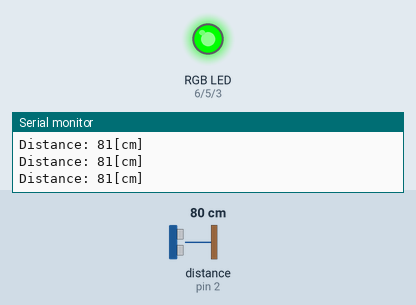
The sketch below on a simulated Arduino Nano, built with avr-gcc and run on an emulated ATmega328P. Parts: an RGB LED mixed from three pins (HIGH = lit), the last lines printed to the serial monitor. Inputs (shaded band) come from the test bench; at power-on: distance to the obstacle (sensor on pin 2) 80 cm. The echo pulse lasts 58.3 µs per cm.

Above: at 1.2 s.
1.3 s: distance to the obstacle (sensor on pin 2) set to 23 cm
4.3 s: distance to the obstacle (sensor on pin 2) set to 17 cm
At 5.5 s:
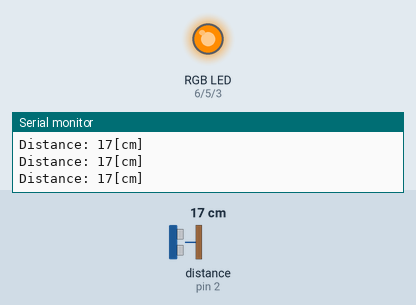
5.8 s: distance to the obstacle (sensor on pin 2) set to 120 cm
At 7.0 s:
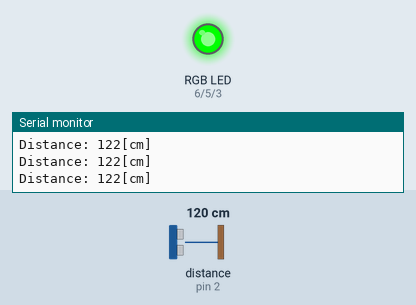
7.3 s: distance to the obstacle (sensor on pin 2) set to 2 cm
At 7.7 s:
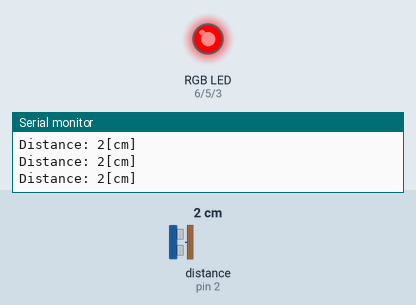
Timing chart, 0 to 9.8 s (numbered marks = the images above; inputs shaded):
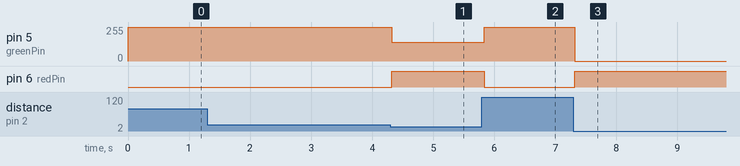

Measured:
- the behaviour switches between 21 and 20 cm on distance to the obstacle (sensor on pin 2) (found by bisection; images 0 and 1)
- after the input at 4.3 s, pin 5 (greenPin): 255/255 → 140/255 at once; pin 6 (redPin): LOW → HIGH at once
- after the input at 5.8 s, pin 5 (greenPin): 140/255 → 255/255 at once; pin 6 (redPin): HIGH → LOW at once
- after the input at 7.3 s, pin 5 (greenPin): 255/255 → 0/255 at once; pin 6 (redPin): LOW → HIGH at once

The sketch:

ledrgb___distance_sensor.ino
```cpp
//Libraries
#include "Arduino.h"
#include <NewPing.h>

//Pin definitions
#define HCSR04_PIN_ECHO 2
#define HCSR04_PIN_TRIG 4

//#define COMMON_ANODE ---> Uncomment this if you have common anode led

//Initializing sensor pins with NewPing library
NewPing hcsr04(HCSR04_PIN_TRIG,HCSR04_PIN_ECHO);

int bluePin = 3;
int greenPin = 5;
int redPin = 6;

void setup() {

  Serial.begin(9600);
  while (!Serial) ; //wait for serial port to connect
  Serial.println("start");

  pinMode(redPin,OUTPUT);
  pinMode(greenPin,OUTPUT);
  pinMode(bluePin,OUTPUT);
}

void loop() {

  int hcsr04Dist = hcsr04.ping_cm();

  Serial.print(F("Distance: "));
  Serial.print(hcsr04Dist);
  Serial.println(F("[cm]"));

  if(hcsr04Dist <= 10)
  {
    //red
    setColor(255,0,0);
  }

  else if(hcsr04Dist > 10 && hcsr04Dist <= 20)
  {
    //orange
    setColor(255,140,0);
  }

  else if(hcsr04Dist > 20)
  {
    //green
    setColor(0,255,0);
  }

}

void setColor(int red, int green, int blue) {

  #ifdef COMMON_ANODE
    red = 255 - red;
    green = 255 - green;
    blue = 255 - blue;
  #endif

  analogWrite(redPin, red);
  analogWrite(greenPin, green);
  analogWrite(bluePin, blue);

}
```
